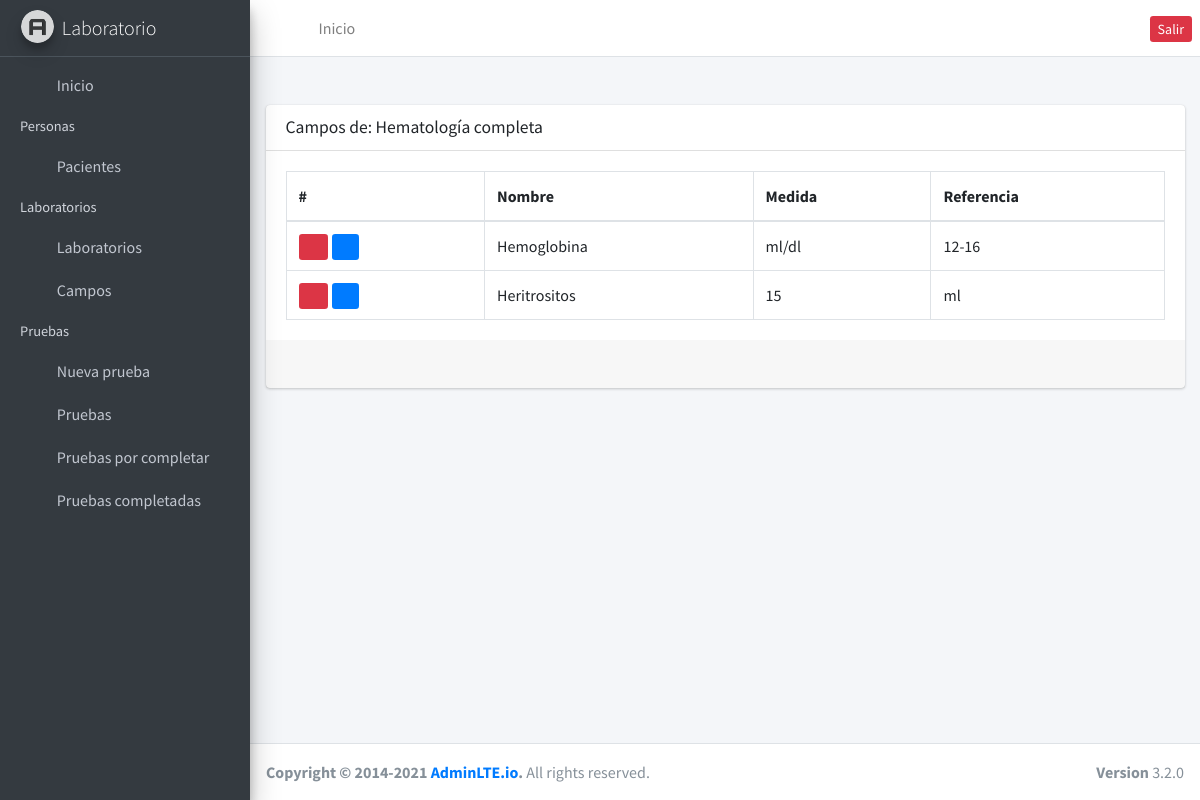
The app's page /fields/lab/1 (signed in), older data.
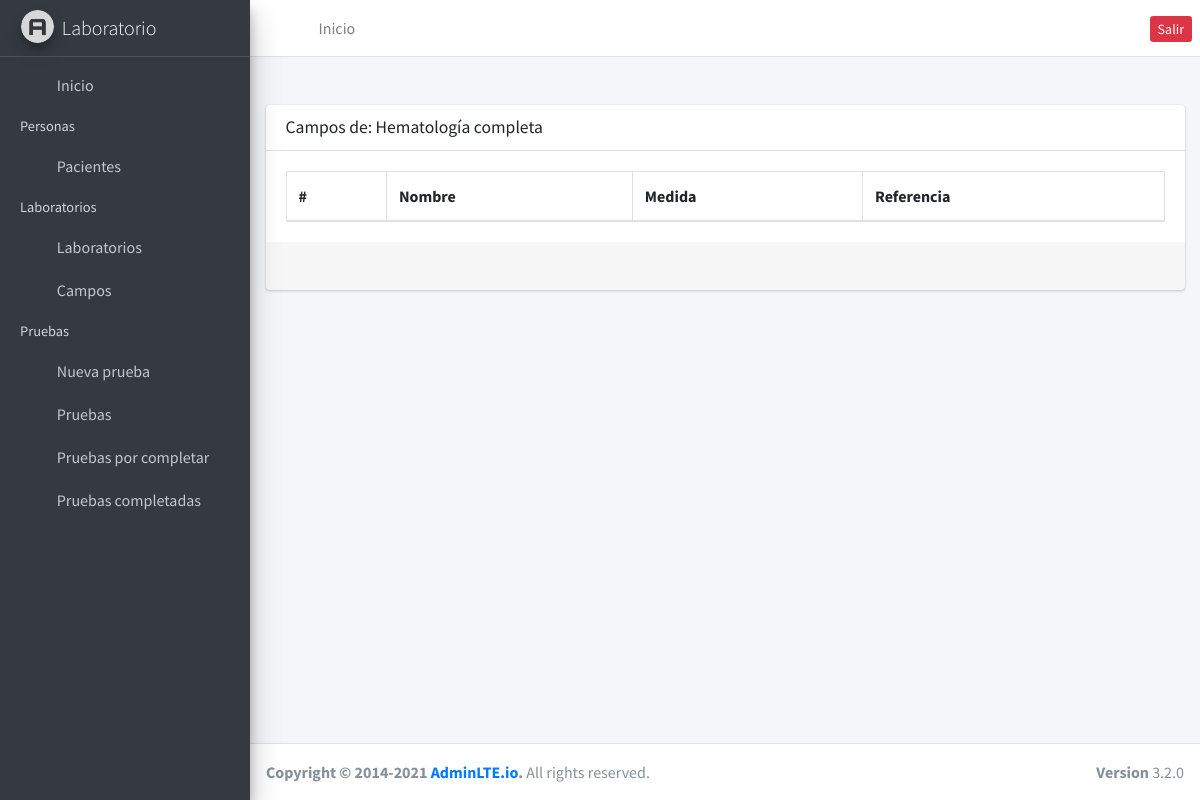
The same page, newer data.
### fields/models.py (models this page shows, shortened)
class Field(models.Model):
    name = models.CharField(max_length=255)
    measurment = models.CharField(max_length=255)
    reference = models.CharField(max_length=255, default="No hay referencia")
    laboratory = models.ForeignKey(Laboratory, on_delete=models.CASCADE)

### fields/views.py (the view)
# urls.py: path('lab/<int:lab_id>', fields_by_lab_id, name='fields_by_lab'),
@login_required
def fields_by_lab_id(request, lab_id):
    fields = Field.objects.select_related(
        'laboratory').filter(laboratory=lab_id)
    laboratory = Laboratory.objects.get(id=lab_id)
    context = {'entity': fields, 'lab': laboratory}
    return render(request, 'lab_fields.html', context)

### fields/templates/lab_fields.html
{% extends "base.html" %} {% block content %}
<div class="card mt-4">
  <div class="card-header">
    <h3 class="card-title">Campos de: {{ lab.name }}</h3>
  </div>
  <div class="card-body">
    <table class="table table-bordered">
      <thead>
        <tr>
          <th>#</th>
          <th>Nombre</th>
          <th>Medida</th>
          <th>Referencia</th>
        </tr>
      </thead>
      <tbody>
        {% for field in entity %}
        <tr>
          <td>
            <a href="{% url 'remove_client' id=field.id %}" class="btn-sm btn-danger mr-1">
              <i class="fa fa-trash"></i>
            </a>
            <a href="{% url 'update_field' id=field.id %}" class="btn-sm btn-primary">
              <i class="fa fa-edit"></i>
            </a>
          </td>
          <td>{{ field.name }}</td>
          <td>{{ field.measurment }}</td>
          <td>{{ field.reference }}</td>
        </tr>
        {% endfor %}
      </tbody>
    </table>
  </div>
  <div class="card-footer clearfix">{% include 'paginator.html' %}</div>
  <div class="card-footer clearfix"></div>
</div>
{% endblock %}

Row changes from the older to the newer data that the page shows:
removed Field: name "Hemoglobina", measurment "ml/dl", reference "12-16"
removed Field: name "Heritrositos", measurment "15", reference "ml"
